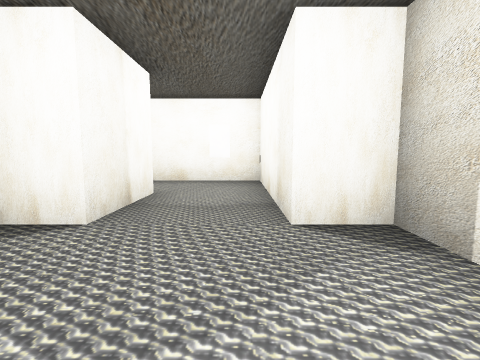
View 1 (above)

16 first-person views from a walk through a 3-D level made in the Unity game engine. The camera is 1.4 m above the floor, tilts 6° down and sees 85° across. The floor is counted in squares, 2 m on a side. Each view is taken from the middle of a square. On the plan, view 1 faces up. The plan holds only what a view shows up to about 9 squares ahead; the rest is blank. The place goes on beyond the plan. The player character is not drawn. Some surface patterns are stand-ins.

View 2
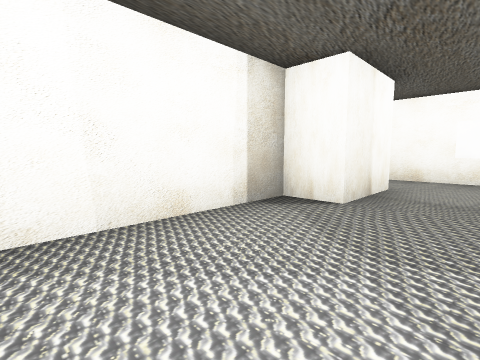

View 3
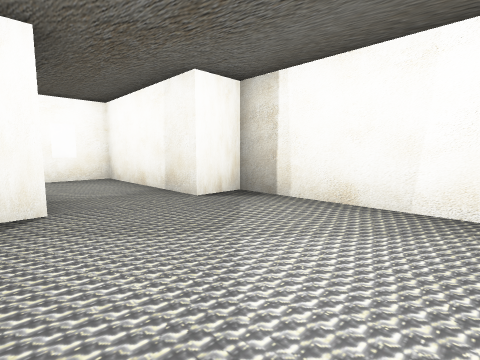

View 4
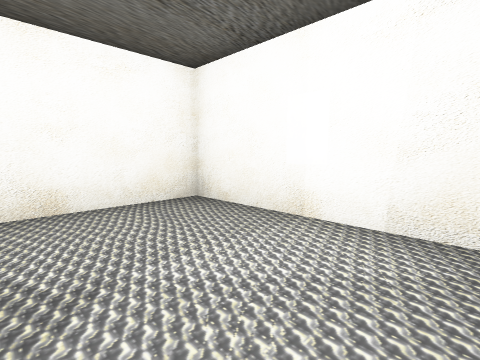

View 5
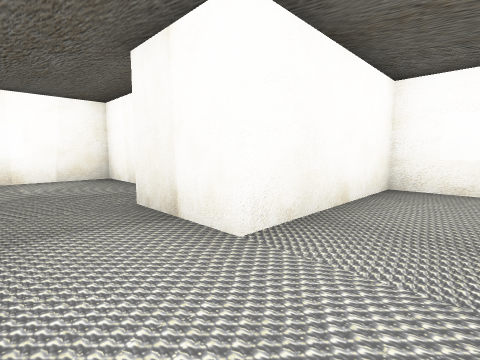

View 6
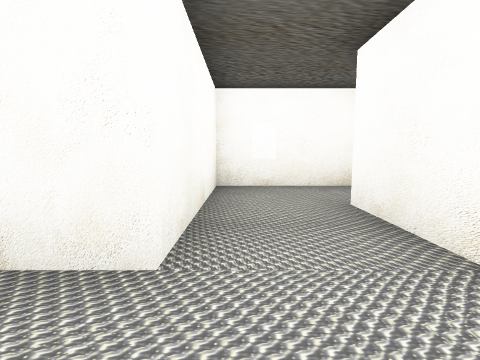

View 7
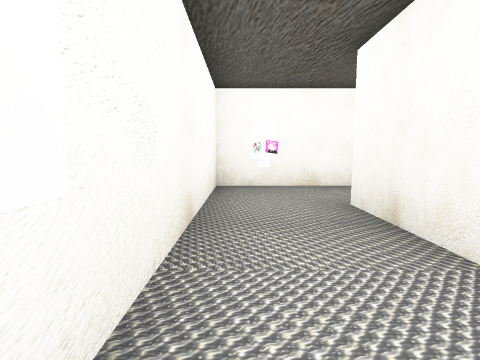

View 8
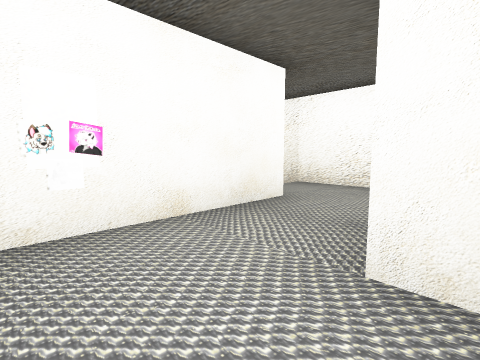

View 9
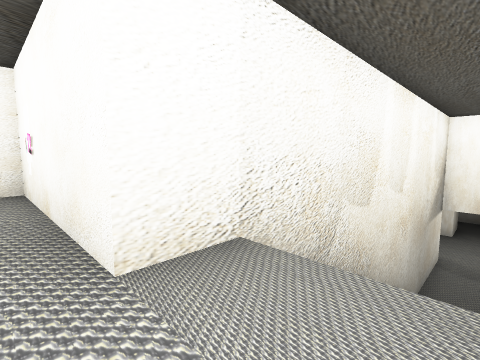

View 10
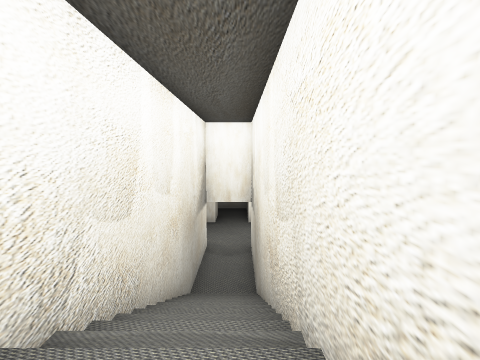

View 11
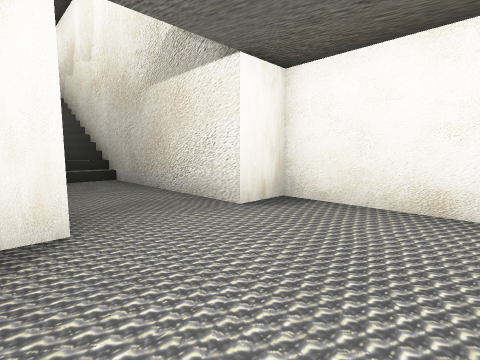

View 12
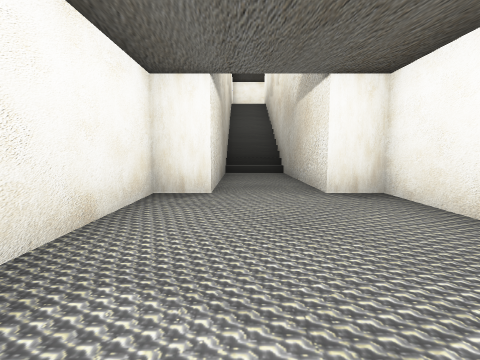

View 13
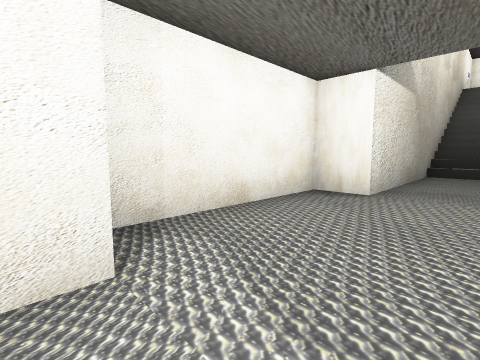

View 14
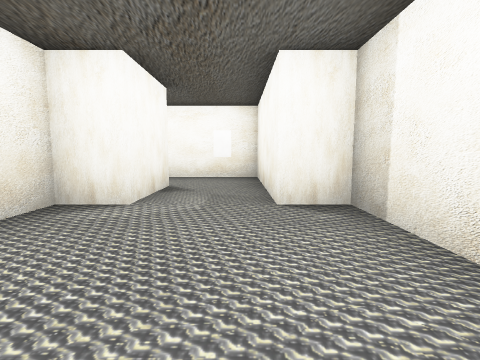

View 15
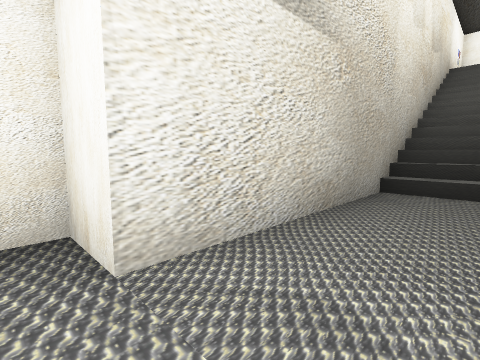

View 16
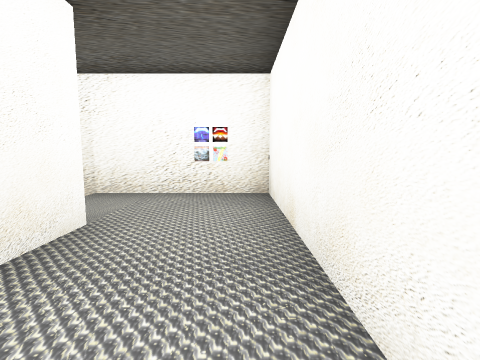

### Floor plan
Key: @ floor where view 1 was taken; # wall or solid block; . main floor; - floor 7 m lower than the main floor; / step, stairs or slope.
Columns run from 6 left of view 1 to 2 right of it. Each row starts with its distance up from view 1.
 31     ####
 30     ---#
 29     ---#
 28     #--#
 27    ##--##
 26    #----#
 25    #----#
 24    #----#
 23    #----#
 22    ##--##
 21     #--#
 20     #--#
 19     #--#
 18     #//#
 17     #//#
 16     #//#
 15     #//#
 14     #//#
 13     #//#
 12     #//#
 11 #####..#
 10 #......#
  9 #......#
  8 #..#####
  7 #..#####
  6 #......#
  5 #......#
  4 #####..#
  3    ##..##
  2    #....#
  1    #....#
  0    #..@.#
 -1    #....#
 -2    ######

Positions as (right, up) in squares from view 1, and headings:
1: (0, 0), facing up
2: (0, -1), facing up-left
3: (-2, -1), facing up-right
4: (-2, 1), facing down-right
5: (0, 6), facing down-left
6: (0, 5), facing left
7: (-5, 5), facing up
8: (-5, 8), facing up-right
9: (0, 10), facing up-left
10: (0, 11), facing up
11: (1, 25), facing down-left
12: (0, 27), facing down
13: (-1, 27), facing down-right
14: (0, 23), facing up
15: (-1, 23), facing down-right
16: (-4, 9), facing right
